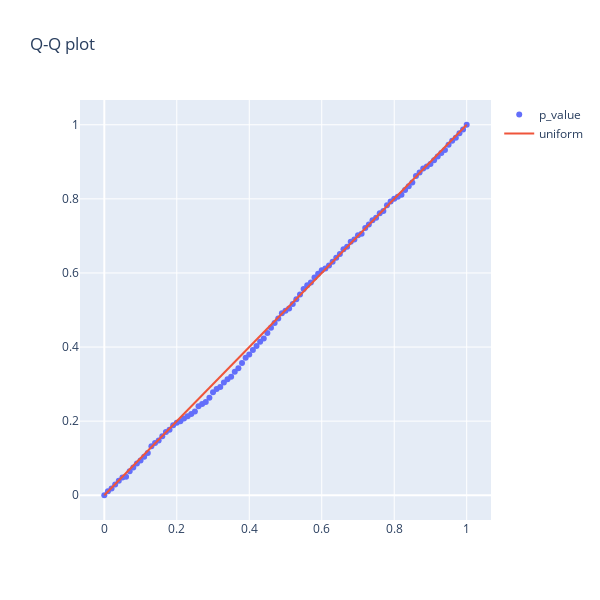

Notebook source saved alongside this figure:
### Markdown cell above
##### Оценка корректности

### Code cell
get_qq_plot(p_values)
